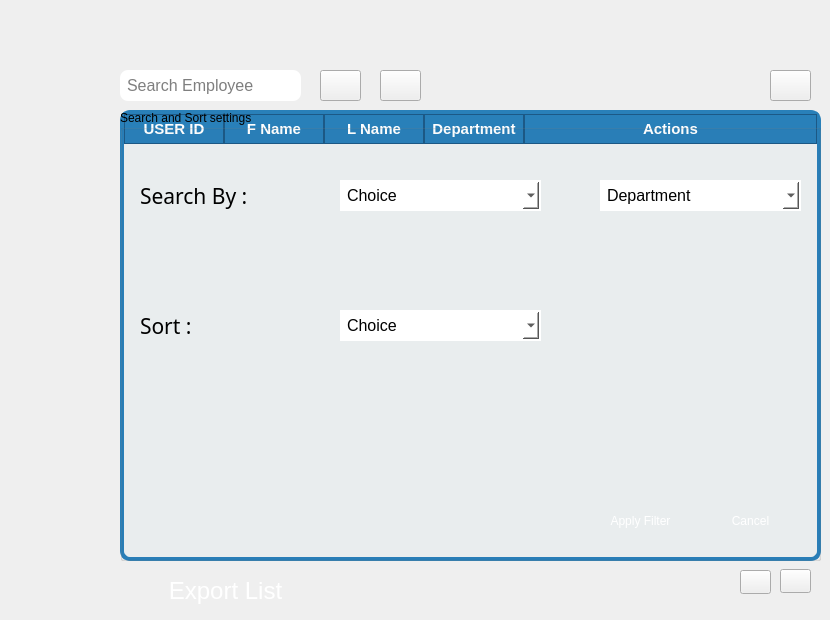
      <widget class="QWidget" name="tab">
       <attribute name="title">
        <string>Employee List</string>
       </attribute>
       <widget class="QLineEdit" name="searchEmployeeInput">
        <property name="geometry">
         <rect>
          <x>120</x>
          <y>70</y>
          <width>181</width>
          <height>31</height>
         </rect>
        </property>
        <property name="font">
         <font>
          <family>Arial</family>
          <pointsize>-1</pointsize>
         </font>
        </property>
        <property name="styleSheet">
         <string notr="true">QLineEdit {
    background-color: white;
    border: 2px solid qlineargradient(x1: 0, y1: 0, x2: 1, y2: 1, 
                                stop: 0 rgba(255, 255, 255, 255), 
                                stop: 1 rgba(240, 240, 240, 255));;
    border-radius: 8px;
    padding: 5px;
    color: black;
    font-size: 16px;
}

/* Hover effect */
QLineEdit:hover {
    border-color: #ff3347;
}

/* Focus effect */
QLineEdit:focus {
    border-color: #ff0004;
    box-shadow: none; /* Qt stylesheets do not support box-shadow */
}
</string>
        </property>
        <property name="placeholderText">
         <string>Search Employee</string>
        </property>
       </widget>
       <widget class="QPushButton" name="searchButton">
        <property name="geometry">
         <rect>
          <x>320</x>
          <y>70</y>
          <width>41</width>
          <height>31</height>
         </rect>
        </property>
        <property name="cursor">
         <cursorShape>PointingHandCursor</cursorShape>
        </property>
        <property name="styleSheet">
         <string notr="true">QPushButton {
background-color:qlineargradient(spread:pad, 
                            x1:0, y1:0, x2:1, y2:1, 
                            stop:0 rgba(255, 0, 0, 255), 
                            stop:0.41 rgba(195, 22, 58, 255), 
                            stop:1 rgba(255, 117, 0, 255));;  ;  

}
QPushButton:hover {
    background-color: qlineargradient(x1: 0.25, y1: 0, x2: 0.75, y2: 1, 
                            stop: 0 rgba(0, 255, 254, 255),     
                            stop: 0.26 rgba(38, 170, 196, 255), 
                            stop: 0.67 rgba(89, 85, 131, 255),
                            stop: 1 rgba(0, 238, 255, 255));  ; 
}</string>
        </property>
        <property name="text">
         <string/>
        </property>
        <property name="icon">
         <iconset resource="resources.qrc">
          <normaloff>:/textures/textures/searchIcon.png</normaloff>:/textures/textures/searchIcon.png</iconset>
        </property>
       </widget>
       <widget class="QPushButton" name="filterButton">
        <property name="geometry">
         <rect>
          <x>380</x>
          <y>70</y>
          <width>41</width>
          <height>31</height>
         </rect>
        </property>
        <property name="cursor">
         <cursorShape>PointingHandCursor</cursorShape>
        </property>
        <property name="styleSheet">
         <string notr="true">QPushButton {
background-color:qlineargradient(spread:pad, 
                            x1:0, y1:0, x2:1, y2:1, 
                            stop:0 rgba(255, 0, 0, 255), 
                            stop:0.41 rgba(195, 22, 58, 255), 
                            stop:1 rgba(255, 117, 0, 255));;  ;  

}
QPushButton:hover {
    background-color: qlineargradient(x1: 0.25, y1: 0, x2: 0.75, y2: 1, 
                            stop: 0 rgba(0, 255, 254, 255),     
                            stop: 0.26 rgba(38, 170, 196, 255), 
                            stop: 0.67 rgba(89, 85, 131, 255),
                            stop: 1 rgba(0, 238, 255, 255));  ; 
}</string>
        </property>
        <property name="text">
         <string/>
        </property>
        <property name="icon">
         <iconset resource="resources.qrc">
          <normaloff>:/textures/textures/filterIcon.png</normaloff>:/textures/textures/filterIcon.png</iconset>
        </property>
       </widget>
       <widget class="QPushButton" name="exportListButton">
        <property name="geometry">
         <rect>
          <x>130</x>
          <y>570</y>
          <width>191</width>
          <height>41</height>
         </rect>
        </property>
        <property name="font">
         <font>
          <pointsize>18</pointsize>
         </font>
        </property>
        <property name="cursor">
         <cursorShape>PointingHandCursor</cursorShape>
        </property>
        <property name="styleSheet">
         <string notr="true">QPushButton {
background-color:qlineargradient(spread:pad, 
                            x1:0, y1:0, x2:1, y2:1, 
                            stop:0 rgba(255, 0, 0, 255), 
                            stop:0.41 rgba(195, 22, 58, 255), 
                            stop:1 rgba(255, 117, 0, 255));;  ;  
border-radius:10px;
color:white;
}
QPushButton:hover {
    background-color:qlineargradient(x1: 0.25, y1: 0, x2: 0.75, y2: 1, 
                            stop: 0 rgba(0, 255, 254, 255),     
                            stop: 0.26 rgba(38, 170, 196, 255), 
                            stop: 0.67 rgba(89, 85, 131, 255),
                            stop: 1 rgba(0, 238, 255, 255));  
}</string>
        </property>
        <property name="text">
         <string>Export List</string>
        </property>
        <property name="icon">
         <iconset resource="resources.qrc">
          <normaloff>:/textures/textures/exportIcon.png</normaloff>:/textures/textures/exportIcon.png</iconset>
        </property>
        <property name="iconSize">
         <size>
          <width>40</width>
          <height>50</height>
         </size>
        </property>
       </widget>
       <widget class="QTableWidget" name="employeeTableWidget">
        <property name="geometry">
         <rect>
          <x>120</x>
          <y>110</y>
          <width>701</width>
          <height>451</height>
         </rect>
        </property>
        <property name="cursor" stdset="0">
         <cursorShape>CrossCursor</cursorShape>
        </property>
        <property name="styleSheet">
         <string notr="true">QTableWidget {
    background-color: #ecf0f1;
    border: 4px solid #2980b9; 
    border-radius: 10px;
    gridline-color: #bdc3c7;
    font-size: 14px;
}

QTableWidget::item {
    padding: 10px;
    border-bottom: 1px solid #bdc3c7;
	color:black;
}

QTableWidget::item:selected {
    background-color: #3498db;
    color: white;
    font-weight: bold;
}

QTableWidget::item:hover {
    background-color: #f1c40f;
    color: black;
}

QHeaderView::section {
    background-color: #2980b9; /* Blue header */
    color: white;
    padding: 5px 5px; /* Increase horizontal padding */
    font-size: 15px;
    font-weight: bold;
    border: 1px solid #1c5986;
    min-width: 120px; /* Minimum width for each column */
}

QTableCornerButton::section {
    background-color: #2980b9;
    border: 1px solid #1c5986;
}

QTableWidget QWidget {
background:transparent;

	}
QTableWidget QPushButton {
    background-color: qlineargradient(spread:pad, 
                            x1:0, y1:0, x2:1, y2:1, 
                            stop:0 rgba(255, 0, 0, 255), 
                            stop:0.41 rgba(195, 22, 58, 255), 
                            stop:1 rgba(255, 117, 0, 255));  
    border-radius: 10px;
    color: white;
    font-size: 12px;
min-width: 100px;  /* Ensure a minimum width */
    min-height: 40px;  /* Ensure a minimum height */
}

QTableWidget QPushButton:hover {
    background-color: qlineargradient(x1: 0.25, y1: 0, x2: 0.75, y2: 1, 
                            stop: 0 rgba(0, 255, 254, 255),     
                            stop: 0.26 rgba(38, 170, 196, 255), 
                            stop: 0.67 rgba(89, 85, 131, 255),
                            stop: 1 rgba(0, 238, 255, 255));  
}

</string>
        </property>
        <attribute name="horizontalHeaderStretchLastSection">
         <bool>true</bool>
        </attribute>
        <column>
         <property name="text">
          <string>USER ID</string>
         </property>
        </column>
        <column>
         <property name="text">
          <string>F Name</string>
         </property>
        </column>
        <column>
         <property name="text">
          <string>L Name</string>
         </property>
        </column>
        <column>
         <property name="text">
          <string>Department</string>
         </property>
        </column>
        <column>
         <property name="text">
          <string>Actions</string>
         </property>
        </column>
       </widget>
       <widget class="QPushButton" name="nextPageTable">
        <property name="geometry">
         <rect>
          <x>740</x>
          <y>570</y>
          <width>31</width>
          <height>24</height>
         </rect>
        </property>
        <property name="styleSheet">
         <string notr="true">QPushButton {background-color:qlineargradient(spread:pad, 
                            x1:0, y1:0, x2:1, y2:1, 
                            stop:0 rgba(255, 0, 0, 255), 
                            stop:0.41 rgba(195, 22, 58, 255), 
                            stop:1 rgba(255, 117, 0, 255));;  ;  
}
QPushButton:hover{
	background-color:qlineargradient(x1: 0.25, y1: 0, x2: 0.75, y2: 1, 
                            stop: 0 rgba(0, 255, 254, 255),     
                            stop: 0.26 rgba(38, 170, 196, 255), 
                            stop: 0.67 rgba(89, 85, 131, 255),
                            stop: 1 rgba(0, 238, 255, 255));  



}


</string>
        </property>
        <property name="text">
         <string/>
        </property>
        <property name="icon">
         <iconset resource="resources.qrc">
          <normaloff>:/textures/textures/prevIcon.png</normaloff>:/textures/textures/prevIcon.png</iconset>
        </property>
       </widget>
       <widget class="QPushButton" name="prevPageTable">
        <property name="geometry">
         <rect>
          <x>780</x>
          <y>569</y>
          <width>31</width>
          <height>24</height>
         </rect>
        </property>
        <property name="styleSheet">
         <string notr="true">QPushButton {background-color:qlineargradient(spread:pad, 
                            x1:0, y1:0, x2:1, y2:1, 
                            stop:0 rgba(255, 0, 0, 255), 
                            stop:0.41 rgba(195, 22, 58, 255), 
                            stop:1 rgba(255, 117, 0, 255));;  ;  
}
QPushButton:hover{
	background-color:qlineargradient(x1: 0.25, y1: 0, x2: 0.75, y2: 1, 
                            stop: 0 rgba(0, 255, 254, 255),     
                            stop: 0.26 rgba(38, 170, 196, 255), 
                            stop: 0.67 rgba(89, 85, 131, 255),
                            stop: 1 rgba(0, 238, 255, 255));  



}


</string>
        </property>
        <property name="text">
         <string/>
        </property>
        <property name="icon">
         <iconset resource="resources.qrc">
          <normaloff>:/textures/textures/nextIcon.png</normaloff>:/textures/textures/nextIcon.png</iconset>
        </property>
       </widget>
       <widget class="QPushButton" name="refreshButton">
        <property name="geometry">
         <rect>
          <x>770</x>
          <y>70</y>
          <width>41</width>
          <height>31</height>
         </rect>
        </property>
        <property name="cursor">
         <cursorShape>PointingHandCursor</cursorShape>
        </property>
        <property name="styleSheet">
         <string notr="true">QPushButton {
background-color:qlineargradient(spread:pad, 
                            x1:0, y1:0, x2:1, y2:1, 
                            stop:0 rgba(255, 0, 0, 255), 
                            stop:0.41 rgba(195, 22, 58, 255), 
                            stop:1 rgba(255, 117, 0, 255));;  ;  

}
QPushButton:hover {
    background-color: qlineargradient(x1: 0.25, y1: 0, x2: 0.75, y2: 1, 
                            stop: 0 rgba(0, 255, 254, 255),     
                            stop: 0.26 rgba(38, 170, 196, 255), 
                            stop: 0.67 rgba(89, 85, 131, 255),
                            stop: 1 rgba(0, 238, 255, 255));  ; 
}</string>
        </property>
        <property name="text">
         <string/>
        </property>
        <property name="icon">
         <iconset theme="QIcon::ThemeIcon::ViewRefresh"/>
        </property>
       </widget>
       <widget class="QGroupBox" name="filterGroupBox">
        <property name="geometry">
         <rect>
          <x>120</x>
          <y>110</y>
          <width>701</width>
          <height>451</height>
         </rect>
        </property>
        <property name="styleSheet">
         <string notr="true"/>
        </property>
        <property name="title">
         <string>Search and Sort settings</string>
        </property>
        <widget class="QPushButton" name="applyFilter">
         <property name="geometry">
          <rect>
           <x>470</x>
           <y>390</y>
           <width>101</width>
           <height>41</height>
          </rect>
         </property>
         <property name="styleSheet">
          <string notr="true">QPushButton {
background-color:qlineargradient(spread:pad, 
                            x1:0, y1:0, x2:1, y2:1, 
                            stop:0 rgba(255, 0, 0, 255), 
                            stop:0.41 rgba(195, 22, 58, 255), 
                            stop:1 rgba(255, 117, 0, 255));;  ;  
border-radius:10px;
color:white;
}
QPushButton:hover {
    background-color:qlineargradient(x1: 0.25, y1: 0, x2: 0.75, y2: 1, 
                            stop: 0 rgba(0, 255, 254, 255),     
                            stop: 0.26 rgba(38, 170, 196, 255), 
                            stop: 0.67 rgba(89, 85, 131, 255),
                            stop: 1 rgba(0, 238, 255, 255));  
}</string>
         </property>
         <property name="text">
          <string>Apply Filter</string>
         </property>
        </widget>
        <widget class="QComboBox" name="searchCriteriaBox">
         <property name="geometry">
          <rect>
           <x>220</x>
           <y>70</y>
           <width>201</width>
           <height>31</height>
          </rect>
         </property>
         <property name="styleSheet">
          <string notr="true">QComboBox {
    background-color: white;
    padding: 5px;
    color: black;
    font-size: 16px;
    border: 2px solid transparent; /* Default border */
}

/* Drop-down arrow area */
QComboBox::drop-down {
    border: none;
    width: 30px;
   ; /* Keep background for drop-down */
    border-top-right-radius: 8px;
    border-bottom-right-radius: 8px;
    image: url(:/textures/textures/downArrowIcon.png);
}

/* Hover effect */
QComboBox:hover {
    border: 3px dashed qlineargradient(spread:pad, 
                            x1:0, y1:0, x2:1, y2:1, 
                            stop:0 rgba(255, 0, 0, 255), 
                            stop:0.41 rgba(195, 22, 58, 255), 
                            stop:1 rgba(255, 117, 0, 255));
}

/* Focus effect */
QComboBox:focus {
    border: 2px solid qlineargradient(spread:pad, 
                            x1:0, y1:0, x2:1, y2:1, 
                            stop:0 rgba(255, 0, 0, 255), 
                            stop:0.41 rgba(195, 22, 58, 255), 
                            stop:1 rgba(255, 117, 0, 255));
}

/* Style for the dropdown list */
QComboBox QAbstractItemView {
    background-color: white;
    border: 2px solid #C51D34;
    selection-background-color: #ff0004;
    selection-color: white;
    border-radius: 8px;
    color: black;
}
</string>
         </property>
         <property name="placeholderText">
          <string>Choice</string>
         </property>
         <item>
          <property name="text">
           <string>Firstname</string>
          </property>
         </item>
         <item>
          <property name="text">
           <string>Lastname</string>
          </property>
         </item>
         <item>
          <property name="text">
           <string>Position</string>
          </property>
         </item>
         <item>
          <property name="text">
           <string>Department</string>
          </property>
         </item>
         <item>
          <property name="text">
           <string>Adress</string>
          </property>
         </item>
         <item>
          <property name="text">
           <string>Default</string>
          </property>
         </item>
        </widget>
        <widget class="QLabel" name="label">
         <property name="geometry">
          <rect>
           <x>20</x>
           <y>70</y>
           <width>231</width>
           <height>31</height>
          </rect>
         </property>
         <property name="font">
          <font>
           <family>Azonix</family>
           <pointsize>16</pointsize>
          </font>
         </property>
         <property name="styleSheet">
          <string notr="true">background:transparent;
color :     qlineargradient(spread:pad, 
                            x1:0, y1:0, x2:1, y2:1, 
                            stop:0 rgba(255, 0, 0, 255), 
                            stop:0.41 rgba(195, 22, 58, 255), 
                            stop:1 rgba(255, 117, 0, 255));;  ;  </string>
         </property>
         <property name="text">
          <string>Search By :</string>
         </property>
        </widget>
        <widget class="QLabel" name="label_2">
         <property name="geometry">
          <rect>
           <x>20</x>
           <y>200</y>
           <width>171</width>
           <height>31</height>
          </rect>
         </property>
         <property name="font">
          <font>
           <family>Azonix</family>
           <pointsize>16</pointsize>
          </font>
         </property>
         <property name="styleSheet">
          <string notr="true">background:transparent;
color :     qlineargradient(spread:pad, 
                            x1:0, y1:0, x2:1, y2:1, 
                            stop:0 rgba(255, 0, 0, 255), 
                            stop:0.41 rgba(195, 22, 58, 255), 
                            stop:1 rgba(255, 117, 0, 255));;  ;  </string>
         </property>
         <property name="text">
          <string>Sort :</string>
         </property>
        </widget>
        <widget class="QComboBox" name="sortCriteriaBox_2">
         <property name="geometry">
          <rect>
           <x>220</x>
           <y>200</y>
           <width>201</width>
           <height>31</height>
          </rect>
         </property>
         <property name="styleSheet">
          <string notr="true">QComboBox {
    background-color: white;
    padding: 5px;
    color: black;
    font-size: 16px;
    border: 2px solid transparent; /* Default border */
}

/* Drop-down arrow area */
QComboBox::drop-down {
    border: none;
    width: 30px;
   ; /* Keep background for drop-down */
    border-top-right-radius: 8px;
    border-bottom-right-radius: 8px;
    image: url(:/textures/textures/downArrowIcon.png);
}

/* Hover effect */
QComboBox:hover {
    border: 3px dashed qlineargradient(spread:pad, 
                            x1:0, y1:0, x2:1, y2:1, 
                            stop:0 rgba(255, 0, 0, 255), 
                            stop:0.41 rgba(195, 22, 58, 255), 
                            stop:1 rgba(255, 117, 0, 255));
}

/* Focus effect */
QComboBox:focus {
    border: 2px solid qlineargradient(spread:pad, 
                            x1:0, y1:0, x2:1, y2:1, 
                            stop:0 rgba(255, 0, 0, 255), 
                            stop:0.41 rgba(195, 22, 58, 255), 
                            stop:1 rgba(255, 117, 0, 255));
}

/* Style for the dropdown list */
QComboBox QAbstractItemView {
    background-color: white;
    border: 2px solid #C51D34;
    selection-background-color: #ff0004;
    selection-color: white;
    border-radius: 8px;
    color: black;
}
</string>
         </property>
         <property name="placeholderText">
          <string>Choice</string>
         </property>
         <item>
          <property name="text">
           <string>Ascending</string>
          </property>
         </item>
         <item>
          <property name="text">
           <string>Descending</string>
          </property>
         </item>
        </widget>
        <widget class="QPushButton" name="cancelFilter">
         <property name="geometry">
          <rect>
           <x>580</x>
           <y>390</y>
           <width>101</width>
           <height>41</height>
          </rect>
         </property>
         <property name="styleSheet">
          <string notr="true">QPushButton {
background-color:qlineargradient(spread:pad, 
                            x1:0, y1:0, x2:1, y2:1, 
                            stop:0 rgba(255, 0, 0, 255), 
                            stop:0.41 rgba(195, 22, 58, 255), 
                            stop:1 rgba(255, 117, 0, 255));;  ;  
border-radius:10px;
color:white;
}
QPushButton:hover {
    background-color:qlineargradient(x1: 0.25, y1: 0, x2: 0.75, y2: 1, 
                            stop: 0 rgba(0, 255, 254, 255),     
                            stop: 0.26 rgba(38, 170, 196, 255), 
                            stop: 0.67 rgba(89, 85, 131, 255),
                            stop: 1 rgba(0, 238, 255, 255));  
}</string>
         </property>
         <property name="text">
          <string>Cancel</string>
         </property>
        </widget>
        <widget class="QComboBox" name="depFilterBox">
         <property name="geometry">
          <rect>
           <x>480</x>
           <y>70</y>
           <width>201</width>
           <height>31</height>
          </rect>
         </property>
         <property name="styleSheet">
          <string notr="true">QComboBox {
    background-color: white;
    padding: 5px;
    color: black;
    font-size: 16px;
    border: 2px solid transparent; /* Default border */
}

/* Drop-down arrow area */
QComboBox::drop-down {
    border: none;
    width: 30px;
   ; /* Keep background for drop-down */
    border-top-right-radius: 8px;
    border-bottom-right-radius: 8px;
    image: url(:/textures/textures/downArrowIcon.png);
}

/* Hover effect */
QComboBox:hover {
    border: 3px dashed qlineargradient(spread:pad, 
                            x1:0, y1:0, x2:1, y2:1, 
                            stop:0 rgba(255, 0, 0, 255), 
                            stop:0.41 rgba(195, 22, 58, 255), 
                            stop:1 rgba(255, 117, 0, 255));
}

/* Focus effect */
QComboBox:focus {
    border: 2px solid qlineargradient(spread:pad, 
                            x1:0, y1:0, x2:1, y2:1, 
                            stop:0 rgba(255, 0, 0, 255), 
                            stop:0.41 rgba(195, 22, 58, 255), 
                            stop:1 rgba(255, 117, 0, 255));
}

/* Style for the dropdown list */
QComboBox QAbstractItemView {
    background-color: white;
    border: 2px solid #C51D34;
    selection-background-color: #ff0004;
    selection-color: white;
    border-radius: 8px;
    color: black;
}
</string>
         </property>
         <property name="placeholderText">
          <string>Department</string>
         </property>
         <item>
          <property name="text">
           <string>Human resources</string>
          </property>
         </item>
         <item>
          <property name="text">
           <string>Municipality</string>
          </property>
         </item>
         <item>
          <property name="text">
           <string>Federation</string>
          </property>
         </item>
        </widget>
       </widget>
      </widget>
